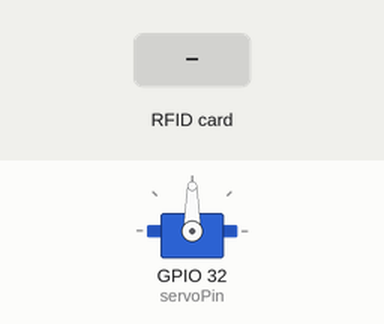
Recording of a sketch running on a simulated ESP32. On the bench: servo. The test bench sets the inputs (shaded band).

Above: at 1.2 s.
1.3 s: RFID card 2E 37 42 05 held to the reader
At 3.8 s:
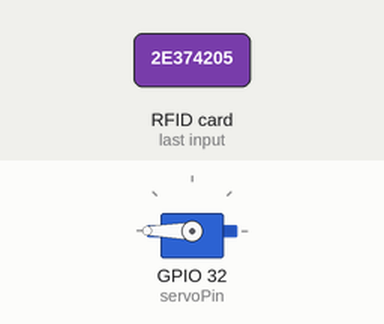
Timing chart, 0 to 5.3 s (numbered marks = the images above; inputs shaded):
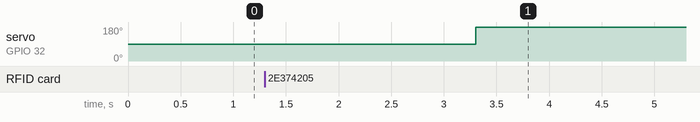

Measured:
- after the input at 1.3 s, servo on GPIO 32 (servoPin): 90° → 180° after 2.0 s

The sketch:

7_3.ino
```cpp
#include <Wire.h>
#include "MFRC522_I2C.h"
#include <ESP32Servo.h>

MFRC522 rfid(0x28);  // RFID读卡器
Servo doorLock;      // 门锁舵机
const int servoPin = 32;

// 授权卡UID (替换为你自己的卡号)
byte allowedCard[] = {0x2E, 0x37, 0x42, 0x05};

void setup() {
  Serial.begin(115200);
  Wire.begin();
  rfid.PCD_Init();
  doorLock.attach(servoPin);
}

void loop() {
  if (rfid.PICC_IsNewCardPresent() && rfid.PICC_ReadCardSerial()) { // 检测到新卡？
    if (memcmp(rfid.uid.uidByte, allowedCard, 4) == 0) { // 检查是否授权卡
      doorLock.write(90);  // 开门（90°）
      delay(2000);         // 保持开门 2 秒
      doorLock.write(180); // 关门（180°）
    }
    rfid.PICC_HaltA();     // 停止读卡
  }
  delay(100);
}
```
